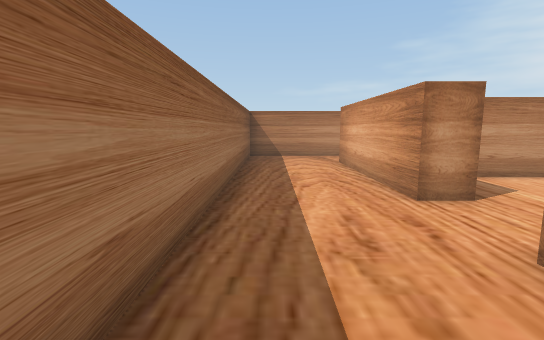
[1] (above)

16 first-person views from a walk through a Unity game level. The camera is 0.62 m above the floor, tilts 8° down and sees 85° across. The floor is counted in squares, 0.5 m on a side. Each view is taken from the middle of a square. On the plan, view 1 faces up. The plan holds only what a view shows up to about 13 squares ahead; the rest is blank. The player is left out. Some surface patterns are stand-ins.

[2]
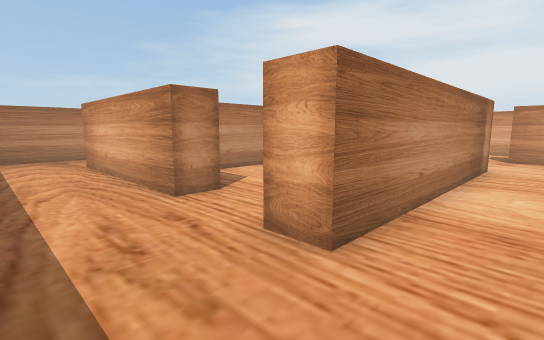

[3]
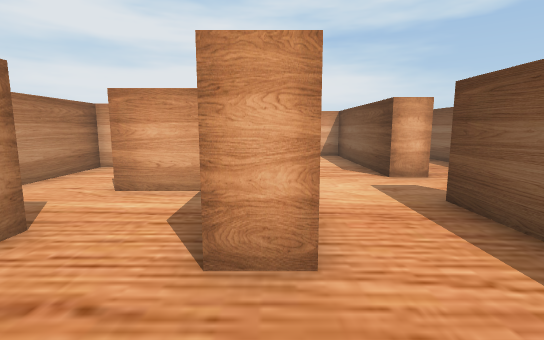

[4]
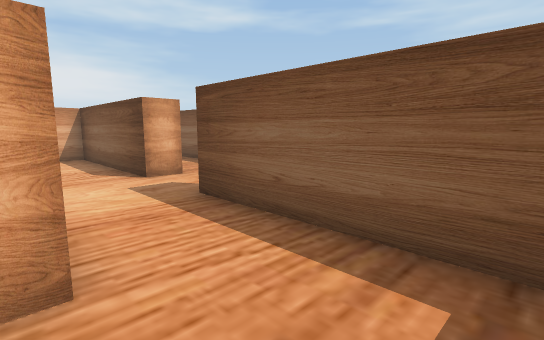

[5]
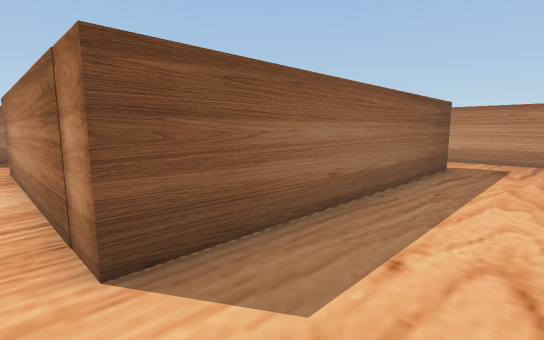

[6]
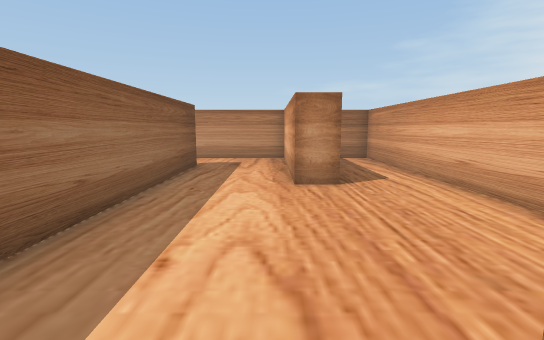

[7]
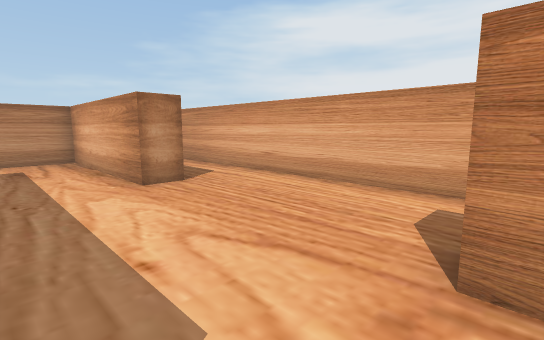

[8]
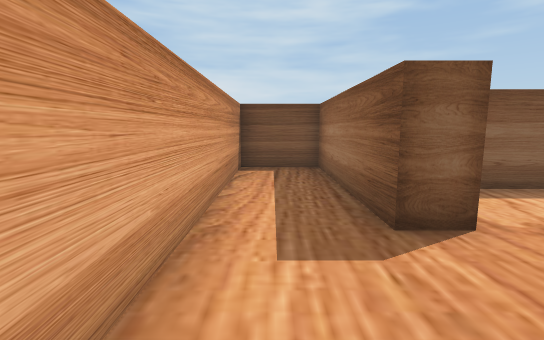

[9]
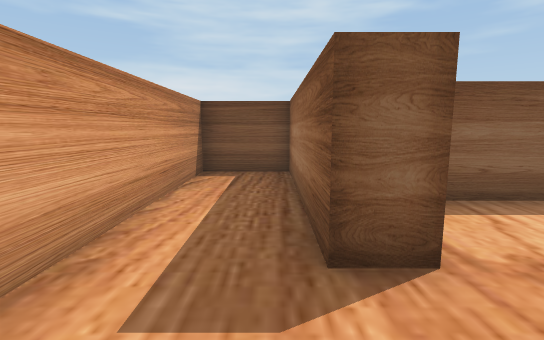

[10]
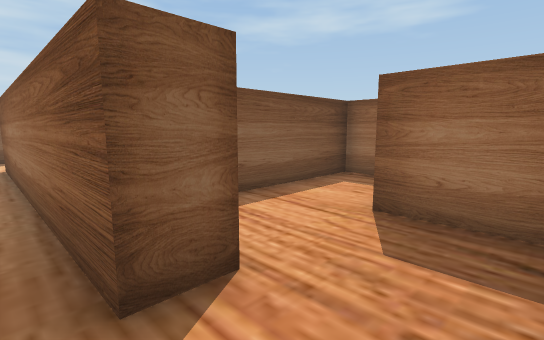

[11]
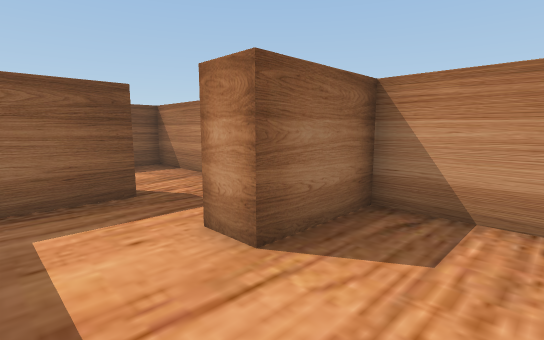

[12]
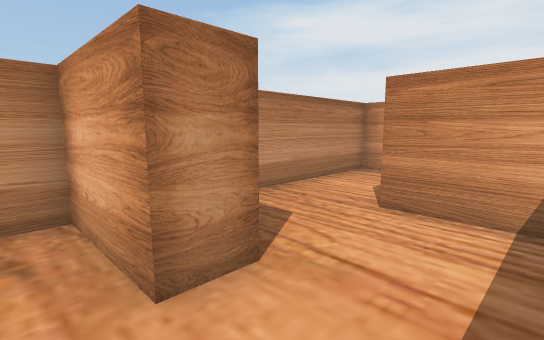

[13]
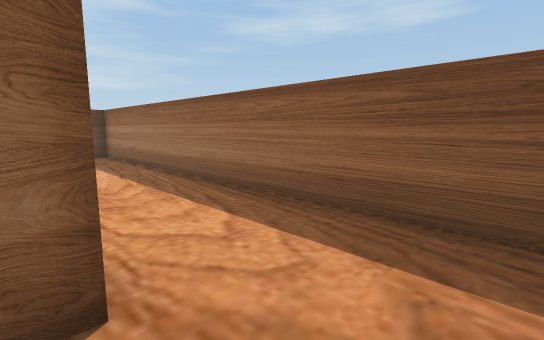

[14]
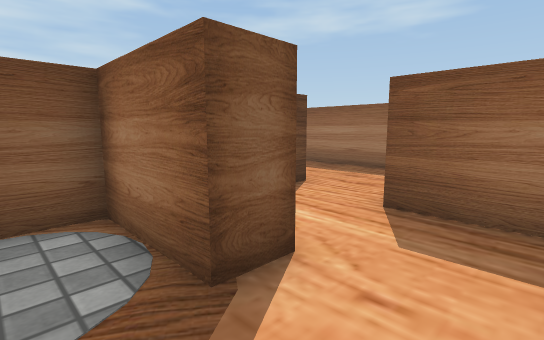

[15]
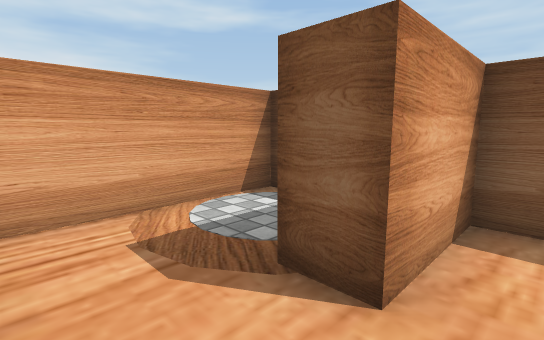

[16]
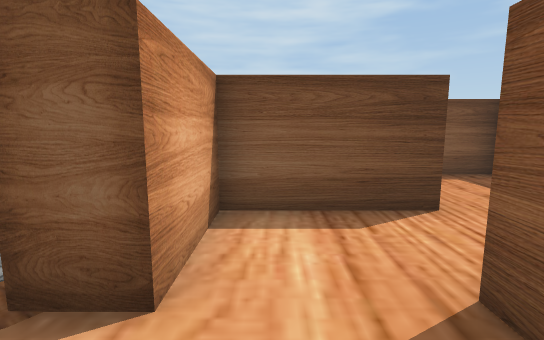

### Floor plan
Ten units are one square. View 1 is at (0, 0); x grows to the right and y downward. Boxes are objects, and circles mark ways between rooms. Rooms are numbered by the first view taken in them; rooms with no view inside come last. Other rooms are left out.
<svg viewBox="-15 -140 190 190">
<path fill="none" stroke="#000" d="M146 -75 135 -75 135 -135 95 -135M94 -110 104 -110 104 -16 24 -16 24 -26 34 -26M35 -50 24 -50 24 -110 31 -110M75 21 75 10 135 10 135 -15 145 -15 145 45 170 45 170 -135 159 -135M31 -135 -10 -135 -10 10 50 10M35 -111 35 -85 75 -85M94 -91 94 -110M95 -135 51 -135M35 -70 35 -50M34 -26 94 -26 94 -75 52 -75"/>
<rect x="55" y="-135" width="20" height="30" fill="#bbb"><title>other object</title></rect>
<rect x="55" y="-55" width="20" height="30" fill="#bbb"><title>other object</title></rect>
<circle cx="100" cy="-125" r="3" fill="#2a7"/>
<circle cx="30" cy="-125" r="3" fill="#2a7"/>
<circle cx="30" cy="-35" r="3" fill="#2a7"/>
<text x="110" y="-50">1</text>
<text x="60" y="-110">2</text>
<text x="60" y="-50">3</text>
</svg>
Room 1 opens to room 2. Room 1 opens to room 3.

Where each view was taken, in squares from view 1:
view 1: 0 up, 0 right, facing up
view 2: 0 up, 0 right, facing up-right
view 3: 2 up, 0 right, facing right
view 4: 2 up, 0 right, facing down-right
view 5: 1 up, 13 right, facing up-left
view 6: 1 up, 13 right, facing up
view 7: 1 up, 11 right, facing up-right
view 8: 5 up, 16 right, facing down
view 9: 4 up, 15 right, facing down
view 10: 13 up, 11 right, facing down-left
view 11: 9 up, 9 right, facing up-left
view 12: 9 up, 5 right, facing up-right
view 13: 13 up, 3 right, facing down-left
view 14: 7 up, 8 right, facing down-left
view 15: 7 up, 5 right, facing down-right
view 16: 7 up, 5 right, facing down
